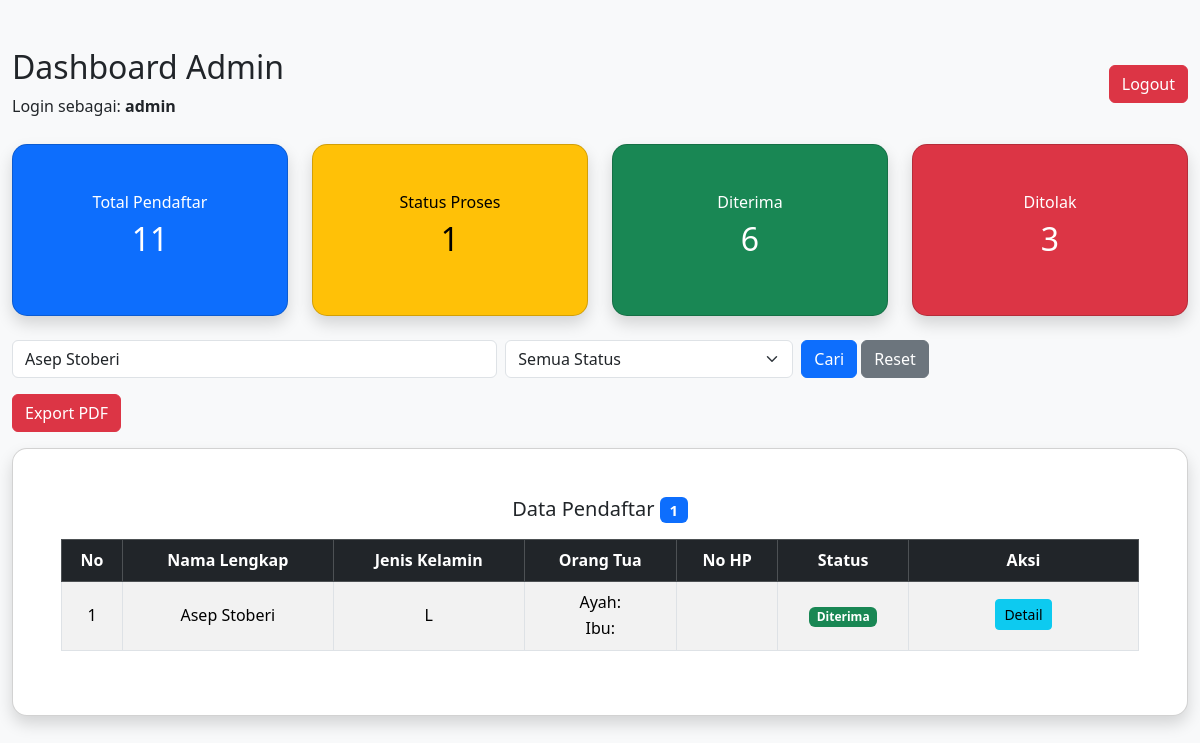
/admin/dashboard.php?keyword=Asep Stoberi (signed in), run on the app's committed database.
### tables this page shows
CREATE TABLE `pendaftaran` (
  `id` int(11) NOT NULL,
  `nama_lengkap` varchar(100) NOT NULL,
  `no_hp` varchar(20) NOT NULL,
  `alamat` text NOT NULL,
  `created_at` timestamp NOT NULL DEFAULT current_timestamp(),
  `nik` varchar(20) NOT NULL,
  `tempat_lahir` varchar(50) NOT NULL,
  `tanggal_lahir` date DEFAULT NULL,
  `jenis_kelamin` enum('L','P') NOT NULL,
  `email` varchar(100) NOT NULL,
  `asal_sekolah` varchar(100) NOT NULL,
  `tahun_lulus` varchar(4) NOT NULL,
  `nama_ayah` varchar(100) NOT NULL,
  `pekerjaan_ayah` varchar(100) NOT NULL,
  `nama_ibu` varchar(100) NOT NULL,
  `pekerjaan_ibu` varchar(100) NOT NULL,
  `no_hp_ortu` varchar(20) NOT NULL,
  `alasan_daftar` text NOT NULL,
  `file_kk` varchar(255) DEFAULT NULL,
  `file_akta` varchar(255) DEFAULT NULL,
  `file_ktp_ortu` varchar(255) DEFAULT NULL,
  `file_ijazah` varchar(255) DEFAULT NULL,
  `file_foto` varchar(255) DEFAULT NULL,
  `status` enum('proses','diterima','ditolak') DEFAULT 'proses',
  `kk` varchar(255) DEFAULT NULL,
  `akta_kelahiran` varchar(255) DEFAULT NULL,
  `ktp_ortu` varchar(255) DEFAULT NULL,
  `ijazah` varchar(255) DEFAULT NULL,
  `pas_foto` varchar(255) DEFAULT NULL
);

### admin/dashboard.php (the view, shortened to what this page needs)
<?php
include "../php/koneksi.php";
$total_pendaftar = mysqli_fetch_assoc(
    mysqli_query($koneksi, "SELECT COUNT(*) AS total FROM pendaftaran")
)['total'];
$total_proses = mysqli_fetch_assoc(
    mysqli_query($koneksi, "SELECT COUNT(*) AS total FROM pendaftaran WHERE status='proses'")
)['total'];
$total_diterima = mysqli_fetch_assoc(
    mysqli_query($koneksi, "SELECT COUNT(*) AS total FROM pendaftaran WHERE status='diterima'")
)['total'];
$total_ditolak = mysqli_fetch_assoc(
    mysqli_query($koneksi, "SELECT COUNT(*) AS total FROM pendaftaran WHERE status='ditolak'")
)['total'];
$keyword = isset($_GET['keyword']) ? mysqli_real_escape_string($koneksi, $_GET['keyword']) : '';
$status  = isset($_GET['status'])  ? mysqli_real_escape_string($koneksi, $_GET['status'])  : '';
$sql = "SELECT * FROM pendaftaran WHERE 1";
if (!empty($keyword)) {
    $sql .= " AND nama_lengkap LIKE '%$keyword%'";
}
$sql .= " ORDER BY id DESC";
$query = mysqli_query($koneksi, $sql);
$total = mysqli_num_rows($query);
?>
<!DOCTYPE html>
<html lang="id">
<head>
    <link href="https://cdn.jsdelivr.net/npm/bootstrap@5.3.2/dist/css/bootstrap.min.css" rel="stylesheet">
    <link rel="stylesheet" href="../css/style.css">
</head>
<body>
    <div class="container mt-5">
        <div class="d-flex justify-content-between align-items-center mb-4">
            <div>
                <h2>Dashboard Admin</h2>
                <p class="mb-0">
                    Login sebagai: <strong><?php echo htmlspecialchars($_SESSION['admin']); ?></strong>
                </p>
            </div>
            <a href="logout.php" class="btn btn-danger">Logout</a>
        </div>
        <div class="row mb-4">
            <div class="col-md-3">
                <div class="card text-bg-primary shadow">
                    <div class="card-body text-center">
                        <h6>Total Pendaftar</h6>
                        <h2><?php echo $total_pendaftar; ?></h2>
                    </div>
                </div>
            </div>
            <div class="col-md-3">
                <div class="card text-bg-warning shadow">
                    <div class="card-body text-center">
                        <h6>Status Proses</h6>
                        <h2><?php echo $total_proses; ?></h2>
                    </div>
                </div>
            </div>
            <div class="col-md-3">
                <div class="card text-bg-success shadow">
                    <div class="card-body text-center">
                        <h6>Diterima</h6>
                        <h2><?php echo $total_diterima; ?></h2>
                    </div>
                </div>
            </div>
            <div class="col-md-3">
                <div class="card text-bg-danger shadow">
                    <div class="card-body text-center">
                        <h6>Ditolak</h6>
                        <h2><?php echo $total_ditolak; ?></h2>
                    </div>
                </div>
            </div>
        </div>
        <form method="GET" class="row g-2 mb-3">
            <div class="col-md-5">
                <input type="text"
                    name="keyword"
                    class="form-control"
                    placeholder="Cari nama santri..."
                    value="<?php echo htmlspecialchars($keyword); ?>">
            </div>
            <div class="col-md-3">
                <select name="status" class="form-select">
                    <option value="">Semua Status</option>
                </select>
            </div>
            <div class="col-md-4">
                <button type="submit" class="btn btn-primary">Cari</button>
                <a href="dashboard.php" class="btn btn-secondary">Reset</a>
            </div>
        </form>
        <div class="mb-3">
            <a href="export_pdf.php?keyword=<?php echo urlencode($keyword); ?>&status=<?php echo urlencode($status); ?>"
                target="_blank"
                class="btn btn-danger">
                Export PDF
            </a>
        </div>
        <div class="card shadow">
            <div class="card-body">
                <h5 class="card-title">
                    Data Pendaftar
                    <span class="badge bg-primary"><?php echo $total; ?></span>
                </h5>
                <div class="table-responsive mt-3">
                    <table class="table table-bordered table-striped align-middle">
                        <thead class="table-dark">
                            <tr>
                                <th>No</th>
                                <th>Nama Lengkap</th>
                                <th>Jenis Kelamin</th>
                                <th>Orang Tua</th>
                                <th>No HP</th>
                                <th>Status</th>
                                <th width="230">Aksi</th>
                            </tr>
                        </thead>
                        <tbody>
                            <?php if ($total > 0): ?>
                                <?php $no = 1;
                                while ($row = mysqli_fetch_assoc($query)): ?>
                                    <tr>
                                        <td><?php echo $no++; ?></td>
                                        <td><?php echo htmlspecialchars($row['nama_lengkap']); ?></td>
                                        <td><?php echo htmlspecialchars($row['jenis_kelamin']); ?></td>
                                        <td>
                                            Ayah: <?php echo htmlspecialchars($row['nama_ayah']); ?><br>
                                            Ibu: <?php echo htmlspecialchars($row['nama_ibu']); ?>
                                        </td>
                                        <td><?php echo htmlspecialchars($row['no_hp']); ?></td>
                                        <td>
                                            <?php
                                            if ($row['status'] == 'proses') {
                                                echo '<span class="badge bg-warning text-dark">Proses</span>';
                                            } elseif ($row['status'] == 'diterima') {
                                                echo '<span class="badge bg-success">Diterima</span>';
                                            } else {
                                                echo '<span class="badge bg-danger">Ditolak</span>';
                                            }
                                            ?>
                                        </td>
                                        <td>
                                            <a href="detail_pendaftar.php?id=<?php echo $row['id']; ?>"
                                                class="btn btn-info btn-sm mb-1">
                                                Detail
                                            </a>
                                        </td>
                                    </tr>
                                <?php endwhile; ?>
                            <?php else: ?>
                                <tr>
                                    <td colspan="7" class="text-center">Data tidak ditemukan</td>
                                </tr>
                            <?php endif; ?>
                        </tbody>
                    </table>
                </div>
            </div>
        </div>
    </div>
</body>
</html>

### css/style.css (style rules this page uses)
* { margin: 0; padding: 0; box-sizing: border-box; }
body { font-family: 'Segoe UI', Tahoma, Geneva, Verdana, sans-serif; line-height: 1.6; background: #f8f9fa; }
.container { max-width: 1400px; margin: 0 auto; }
.card { background: white; padding: 2rem; border-radius: 15px; box-shadow: 0 5px 20px rgba(0,0,0,0.1); transition: transform 0.3s, box-shadow 0.3s; text-align: center; animation: fadeInUp 0.6s ease-out backwards; }
.card:nth-child(1) { animation-delay: 0.1s; }

### data on the page
pendaftaran: nama_lengkap "Asep Stoberi", jenis_kelamin "L", status "Diterima"

### other printed values
$_SESSION['admin'] "admin"
$total_pendaftar "11"
$total_proses "1"
$total_diterima "6"
$total_ditolak "3"
$total "1"
